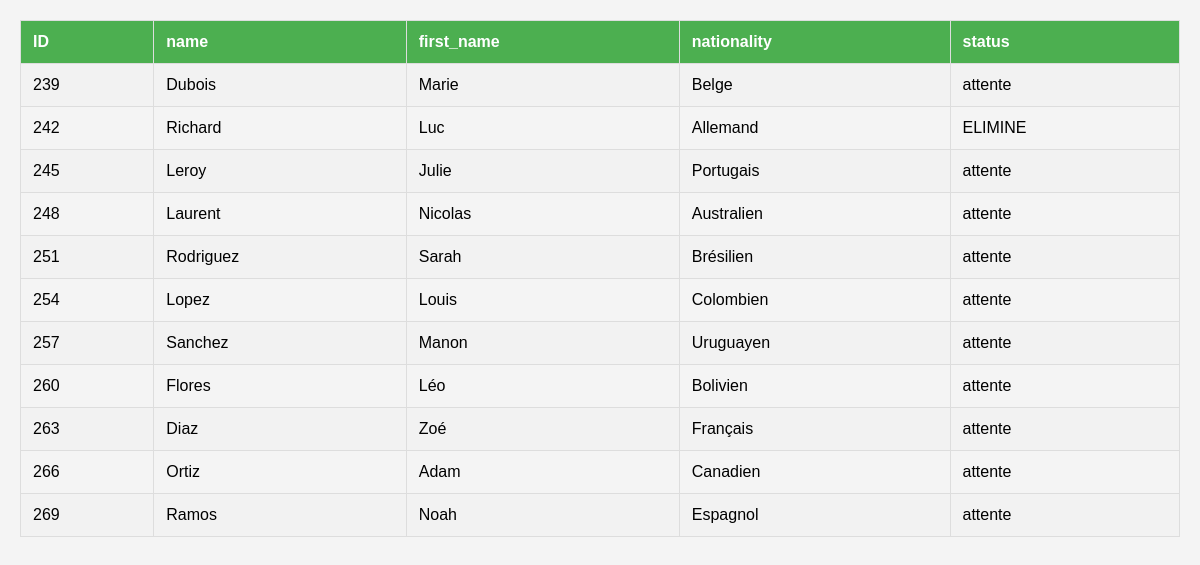
/run4.php, run on the app's committed database.
### tables this page shows
CREATE TABLE `course_athelete` (
  `course_id` bigint(20) UNSIGNED NOT NULL,
  `athelete_id` bigint(20) UNSIGNED NOT NULL,
  `temps` double NOT NULL
);

CREATE TABLE `athelete` (
  `name` varchar(255) NOT NULL,
  `firstname` varchar(255) NOT NULL,
  `email` varchar(255) NOT NULL,
  `password` varchar(255) NOT NULL,
  `id` bigint(20) UNSIGNED NOT NULL,
  `nationality` varchar(20) NOT NULL,
  `distance` int(32) NOT NULL,
  `date_de_naissance` date DEFAULT NULL,
  `penality` varchar(255) DEFAULT NULL,
  `status` varchar(255) DEFAULT 'ATTENTE'
);

### run4.php (the view, shortened to what this page needs)
<!DOCTYPE html>
<html lang="en">
<head>
</head>
<body>
</body>
</html>
<?php
include("sql.php");
$conn = new mysqli($db_server, $db_user, $db_pass, $db_name);
$sql="SELECT * FROM athelete a JOIN course_athelete c ON a.id=c.athelete_id WHERE c.course_id=4;";
$result= $conn->query($sql);
if ($result->num_rows > 0) {
    echo "<table border='1'><tr><th>ID</th><th>name</th><th>first_name</th><th>nationality</th><th>status</th></tr>";
    while ($row = $result->fetch_assoc()) {
        echo "<tr>
                <td>" . htmlspecialchars($row["id"]) . "</td>
                <td>" . htmlspecialchars($row["name"]) . "</td>
                <td>" . htmlspecialchars($row["firstname"]) . "</td>
                <td>" . htmlspecialchars($row["nationality"]) . "</td>
                <td>" . htmlspecialchars($row["status"]) . "</td>
              </tr>";
    }
    echo "</table>";
} else {
    echo "Aucun athlète trouvé.";
}
?>

### run4.php (style rules this page uses)
body { font-family: Arial, sans-serif; background-color: #f4f4f4; margin: 0; padding: 20px; }
table { width: 100%; border-collapse: collapse; margin-bottom: 20px; }
table, th, td { border: 1px solid #ddd; }
th, td { padding: 12px; text-align: left; }
th { background-color: #4CAF50; color: white; }
tr:nth-child(even) { background-color: #f2f2f2; }

### data on the page
course_athelete: athelete "239", athelete.name "Dubois", athelete.firstname "Marie", athelete.nationality "Belge", athelete.status "attente"
course_athelete: athelete "242", athelete.name "Richard", athelete.firstname "Luc", athelete.nationality "Allemand", athelete.status "ELIMINE"
course_athelete: athelete "245", athelete.name "Leroy", athelete.firstname "Julie", athelete.nationality "Portugais", athelete.status "attente"
course_athelete: athelete "248", athelete.name "Laurent", athelete.firstname "Nicolas", athelete.nationality "Australien", athelete.status "attente"
course_athelete: athelete "251", athelete.name "Rodriguez", athelete.firstname "Sarah", athelete.nationality "Brésilien", athelete.status "attente"
course_athelete: athelete "254", athelete.name "Lopez", athelete.firstname "Louis", athelete.nationality "Colombien", athelete.status "attente"
course_athelete: athelete "257", athelete.name "Sanchez", athelete.firstname "Manon", athelete.nationality "Uruguayen", athelete.status "attente"
course_athelete: athelete "260", athelete.name "Flores", athelete.firstname "Léo", athelete.nationality "Bolivien", athelete.status "attente"
course_athelete: athelete "263", athelete.name "Diaz", athelete.firstname "Zoé", athelete.nationality "Français", athelete.status "attente"
course_athelete: athelete "266", athelete.name "Ortiz", athelete.firstname "Adam", athelete.nationality "Canadien", athelete.status "attente"
course_athelete: athelete "269", athelete.name "Ramos", athelete.firstname "Noah", athelete.nationality "Espagnol", athelete.status "attente"
